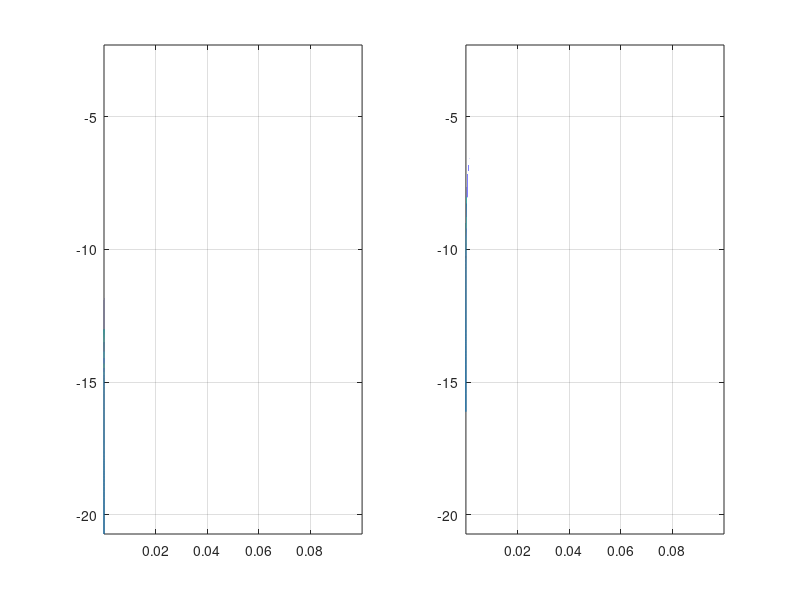

This chart was generated by the following MATLAB code: (Note: this script raises an error after producing the figure.)
% 
% IPED - Improved B0-distortion correction in diffusion MRI
% Copyright (C) 2013-2023 C Bhushan, D Varadarajan, AA Joshi, RM Leahy, and JP Haldar.
% 
% This work is released under either of Apache-2.0 OR GPL-2.0 licenses. 
% Please see https://github.com/cbhushan/IPED for details.
% 
% SPDX-License-Identifier: Apache-2.0 OR GPL-2.0-only
% 



%%  generate log_lookup.mat 
clc; clear; close all

% for joint pdf
low_lim1 = 1e-9;
up_lim1 = 6e-03;
step1 = low_lim1;

temp1 = low_lim1 : step1 : up_lim1;
log_lookup1 = log(temp1);
range1 = [temp1(1) temp1(end)];

% for marginal 
low_lim2 = 1e-7;
up_lim2 = 0.1;
step2 = low_lim2;

temp2 = low_lim2 : step2 : up_lim2;
log_lookup2 = log(temp2);
range2 = [temp2(1) temp2(end)];

figure; 
subplot(1,2,1); plot(temp1, log_lookup1); xlim([range1(1) range2(2)]); ylim([log_lookup1(1) log_lookup2(end)]); grid on
subplot(1,2,2); plot(temp2, log_lookup2); xlim([range1(1) range2(2)]); ylim([log_lookup1(1) log_lookup2(end)]); grid on

save log_lookup.mat range1 log_lookup1 range2 log_lookup2 step1 step2

%% test accuracy of log lookup table
clc; clear all; close all

tbl = load('log_lookup.mat');
bins = 256;
niter_test = 2000;

% for range1
tbl.md1_rng1 = ones(bins*bins,1)/tbl.range1(1);
tbl.md2_rng1 = ones(2*bins, 1)/tbl.range1(1);

% for range2
tbl.md1_rng2 = ones(bins*bins,1)/tbl.range2(1);
tbl.md2_rng2 = ones(2*bins, 1)/tbl.range2(1);



err = zeros(niter_test, 2);
f_range = 1e-8;

% mode 1
for k = 1:niter_test
      
   % mode = 1, when data is bins x bins (for joint histogram)
   data = rand(bins, bins)*f_range; % 0.125 b/c full range of lookup is [1e-9  0.1]
   d_log = log(data);
   
   % lookup method 
   d_log_lookup = zeros(size(data));
   
   ind_0 = (data<tbl.range1(1));
   ind_1 = (data<tbl.range1(2)) & ~ind_0;
   ind_2 = (data<=tbl.range2(2)) & ~(ind_1 | ind_0);
   ind_3 = (data>tbl.range2(2));
   
   d_log_lookup(ind_0) = log(tbl.range1(1)/2); % constant for lowest quadrant   
   
   ind = uint32(data(ind_1).*tbl.md1_rng1(ind_1));
   d_log_lookup(ind_1) = tbl.log_lookup1(ind);
   
   ind = uint32(data(ind_2).*tbl.md1_rng2(ind_2));
   d_log_lookup(ind_2) = tbl.log_lookup2(ind);
   
   d_log_lookup(ind_3) = log(data(ind_3)); % outside lookup table
   
   err(k,1) = norm(d_log(:)-d_log_lookup(:))/sqrt(numel(data));
   
   
   
   % mode = 2, when data is 2*bins (for concatenated marginal histogram)
   data = rand(2*bins, 1)*f_range; % b/c full range of lookup is [1e-9  0.1]  
   d_log = log(data);
   
   % lookup method 
   d_log_lookup = zeros(size(data));
   
   ind_0 = (data<tbl.range1(1));
   ind_1 = (data<tbl.range1(2)) & ~ind_0;
   ind_2 = (data<=tbl.range2(2)) & ~(ind_1 | ind_0);
   ind_3 = (data>tbl.range2(2));
   
   d_log_lookup(ind_0) = log(tbl.range1(1)/2); % constant for lowest quadrant   
   
   ind = uint32(data(ind_1).*tbl.md2_rng1(ind_1));
   d_log_lookup(ind_1) = tbl.log_lookup1(ind);
   
   ind = uint32(data(ind_2).*tbl.md2_rng2(ind_2));
   d_log_lookup(ind_2) = tbl.log_lookup2(ind);
   
   d_log_lookup(ind_3) = log(data(ind_3)); % outside lookup table

   err(k,2) = norm(d_log(:)-d_log_lookup(:))/sqrt(numel(data));
   
   k
end

figure;
plot(err(:,1));
hold on;
plot(err(:,2), 'r');
title('Norm of error in log estimate')
xlabel('trials')
ylabel('error')
legend('mode = 1', 'mode = 2')
grid on

%    clf;
%    subplot(2,3,1); hist(d(:), 100); title('data')
%    subplot(2,3,2); hist(d_log(:), 100); title('log(data)')
%    subplot(2,3,3); hist(d_log_lookup(:), 100); title('log_lookup(data)')
%
%    subplot(2,3,4); imagesc(abs(d_log-d_log_lookup)); title('abs err'); colorbar
%    subplot(2,3,5); imagesc(d_log); title('log(data)'); colorbar; cax = caxis;
%    subplot(2,3,6); imagesc(d_log_lookup); title('log_lookup(data)'); colorbar; caxis(cax);


%% test speedup  of logFastHandle()
clc; clear all; close all

tbl = load('log_lookup.mat');
bins = 256;
niter_test = 2000;

% for range1
tbl.md1_rng1 = ones(bins*bins,1)/tbl.range1(1);
tbl.md2_rng1 = ones(2*bins, 1)/tbl.range1(1);

% for range2
tbl.md1_rng2 = ones(bins*bins,1)/tbl.range2(1);
tbl.md2_rng2 = ones(2*bins, 1)/tbl.range2(1);



% mode 1
data = rand(bins, bins, niter_test)*1e-17; 

t = tic();
for k = 1:niter_test
   d_log = log(data(:,:,k));
end
t_native = toc(t);

t = tic();
for k = 1:niter_test
   d = data(:,:,k);
   
   d_log_lookup = zeros(size(d));
   
   ind_0 = (d<tbl.range1(1));
   ind_1 = (d<tbl.range1(2)) & ~ind_0;
   ind_2 = (d<=tbl.range2(2)) & ~(ind_1 | ind_0);
   ind_3 = (d>tbl.range2(2));
   
   d_log_lookup(ind_0) = log(tbl.range1(1)/2);
   
   ind = uint32(d(ind_1).*tbl.md1_rng1(ind_1));
   d_log_lookup(ind_1) = tbl.log_lookup1(ind);
   
   ind = uint32(d(ind_2).*tbl.md1_rng2(ind_2));
   d_log_lookup(ind_2) = tbl.log_lookup2(ind);
   
   d_log_lookup(ind_3) = log(d(ind_3));
end
t1 = toc(t);


fprintf('Mode 1 speedup: %f', t_native/t1)

%% real data example
clc; clear; 

dr = '/mnt/work/Projects/BrainReg_Git/data/BDP_rigid_test/single_subject';
bins = 200;
parzen_window_size = 12;
nthreads = 8;

t1 = load_untouch_nii_gz(fullfile(dr, '7151JH.0003.bfc.D_coord.nii.gz'));
epi = load_untouch_nii_gz(fullfile(dr, '7151JH.dwi.00.L0.20.pad.nii.gz'));
msk = load_untouch_nii_gz(fullfile(dr, '7151JH.dwi.00.L0.20.pad.mask.nii.gz'));

t1 = normalize_intensity(t1.img, [0.1 99.99], msk.img>0);
epi = normalize_intensity(epi.img, [0.1 98], msk.img>0);
msk = msk.img>0;

[histVU] = mutual_histogram_parzen_variable_size_multithread_double( double(t1(msk)), double(epi(msk)), ...
                                double(0), double(1), double(bins), ...
                                double(parzen_window_size), double(nthreads) );


 

% for range1
tbl = load('log_lookup.mat');
tbl.md1_rng1 = ones(bins*bins,1)/tbl.range1(1);
tbl.md2_rng1 = ones(2*bins, 1)/tbl.range1(1);

% for range2
tbl.md1_rng2 = ones(bins*bins,1)/tbl.range2(1);
tbl.md2_rng2 = ones(2*bins, 1)/tbl.range2(1);



% mode 1

niter_test = 200;
t = tic();
for k = 1:niter_test
   d_log = log(histVU);
end
t_native = toc(t)

d = histVU;
t = tic();
for k = 1:niter_test
   
   d_log_lookup = zeros(size(d));
   
   ind_0 = (d<tbl.range1(1));
   ind_1 = (d<tbl.range1(2)) & ~ind_0;
   ind_2 = (d<=tbl.range2(2)) & ~(ind_1 | ind_0);
   ind_3 = (d>tbl.range2(2));
   
   d_log_lookup(ind_0) = log(tbl.range1(1)/2);
   
   ind = uint32(d(ind_1).*tbl.md1_rng1(ind_1));
   d_log_lookup(ind_1) = tbl.log_lookup1(ind);
   
   ind = uint32(d(ind_2).*tbl.md1_rng2(ind_2));
   d_log_lookup(ind_2) = tbl.log_lookup2(ind);
   
   d_log_lookup(ind_3) = log(d(ind_3));
end
t1 = toc(t)

fprintf('Mode 1 speedup: %f', t_native/t1)

d = rand(20560)*1e-5;
tic; 
log(d);
toc

d = nan(size(d));
tic; 
log(d);
toc



                             
                             
